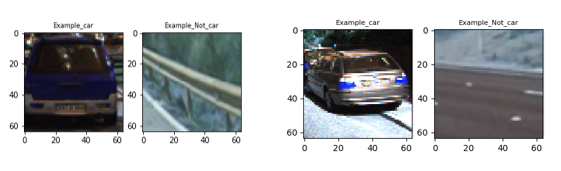
#> input picture car_not_car.png, 561 x 171 px
$ python -i required_functions.py   (imports and definitions only)   (older library calls are emulated)
#> lines starting #> are read from the running program, lines starting #| are printed output that depends on the picture
#import the required modules and functions
import cv2
import numpy as np
from skimage.feature import hog
from scipy.ndimage.measurements import label


# Function to return hog features with or without visualisation
def get_hog_features(img, orient, pix_per_cell, cell_per_block,
                        vis=False, feature_vec=True):
    # output for vis==True
    if vis == True:
        features, hog_image = hog(img, orientations=orient,
                                  pixels_per_cell=(pix_per_cell, pix_per_cell),
                                  cells_per_block=(cell_per_block, cell_per_block),
                                  transform_sqrt=True,
                                  visualise=vis, feature_vector=feature_vec)
        return features, hog_image
    # output for vis==False
    else:
        features = hog(img, orientations=orient,
                       pixels_per_cell=(pix_per_cell, pix_per_cell),
                       cells_per_block=(cell_per_block, cell_per_block),
                       transform_sqrt=True,
                       visualise=vis, feature_vector=feature_vec)
        return features


# Function for converting colorspaces (if required) and returing spatial features
def bin_spatial(img, color_space='RGB',spatial_size=(32, 32)):
    # Convert image to new color space (if specified)
    feature_image = img
    if color_space != 'RGB':
        if color_space == 'HSV':
            feature_image = cv2.cvtColor(img, cv2.COLOR_RGB2HSV)
        elif color_space == 'LUV':
            feature_image = cv2.cvtColor(img, cv2.COLOR_RGB2LUV)
        elif color_space == 'HLS':
            feature_image = cv2.cvtColor(img, cv2.COLOR_RGB2HLS)
        elif color_space == 'YUV':
            feature_image = cv2.cvtColor(img, cv2.COLOR_RGB2YUV)
        elif color_space == 'YCrCb':
            feature_image = cv2.cvtColor(img, cv2.COLOR_RGB2YCrCb)
    else: feature_image = np.copy(img)
    # Use cv2.resize().ravel() to create the feature vector
    features = cv2.resize(feature_image,spatial_size).ravel()
    # Return the feature vector
    return features


#Function to compute color histogram features
def color_hist(img, nbins=32, bins_range=(0, 256)):
    # Compute the histogram of the color channels separately
    channel1_hist = np.histogram(img[:,:,0], bins=nbins, range=bins_range)
    channel2_hist = np.histogram(img[:,:,1], bins=nbins, range=bins_range)
    channel3_hist = np.histogram(img[:,:,2], bins=nbins, range=bins_range)
    # Concatenate the histograms into a single feature vector
    hist_features = np.concatenate((channel1_hist[0], channel2_hist[0], channel3_hist[0]))
    #Return histogram feature vector
    return hist_features


# Single function to extract features from a list of images
# This function will in turn call bin_spatial() and color_hist()
# The input to this function is a file containing the path to the images
# [61 lines left out: functions extract_features, convert_color, not called in this run]

#Function for calculating the average / mean
def mean(numbers):
    return float(sum(numbers)) / max(len(numbers), 1)


# A function that takes an image,
# start and stop positions in both x and y,
# window size (x and y dimensions),
# and overlap fraction (for both x and y)
# This function will return a list of sliding window co-ordinates with
#specified window size, overlap and x,y start and stop positions
# [49 lines left out: functions slide_window, draw_boxes, not called in this run]


#This function is same as the extract_features function but
#this is applicable for processing a single image.
#extract_features is applicable on a file with a list of image references

def single_img_features(img, color_space='YCrCb', spatial_size=(32, 32),
                        hist_bins=32, orient=9,
                        pix_per_cell=8, cell_per_block=2, hog_channel=0,
                        spatial_feat=True, hist_feat=True, hog_feat=True):
    #1) Define an empty list to receive features
    img_features = []
    #2) Apply color conversion if other than 'RGB'
    if color_space != 'RGB':
        if color_space == 'HSV':
            feature_image = cv2.cvtColor(img, cv2.COLOR_RGB2HSV)
        elif color_space == 'LUV':
            feature_image = cv2.cvtColor(img, cv2.COLOR_RGB2LUV)
        elif color_space == 'HLS':
            feature_image = cv2.cvtColor(img, cv2.COLOR_RGB2HLS)
        elif color_space == 'YUV':
            feature_image = cv2.cvtColor(img, cv2.COLOR_RGB2YUV)
        elif color_space == 'YCrCb':
            feature_image = cv2.cvtColor(img, cv2.COLOR_RGB2YCrCb)
    else: feature_image = np.copy(img)
    #3) Compute spatial features if flag is set
    if spatial_feat == True:
        spatial_features = bin_spatial(feature_image,spatial_size)
        #4) Append features to list
        img_features.append(spatial_features)
    #5) Compute histogram features if flag is set
    if hist_feat == True:
        hist_features = color_hist(feature_image, nbins=hist_bins)
        #6) Append features to list
        img_features.append(hist_features)
    #7) Compute HOG features if flag is set
    if hog_feat == True:
        if hog_channel == 'ALL':
            hog_features = []
            for channel in range(feature_image.shape[2]):
                hog_features.extend(get_hog_features(feature_image[:,:,channel],
                                    orient, pix_per_cell, cell_per_block,
                                    vis=False, feature_vec=True))
        else:
            hog_features = get_hog_features(feature_image[:,:,hog_channel], orient,
                        pix_per_cell, cell_per_block, vis=False, feature_vec=True)
        #8) Append features to list
        img_features.append(hog_features)

    #9) Return concatenated array of features
    return np.concatenate(img_features)


#Function which takes as inputs an image and the output of slide_windows()
#This function will take an  image patch and predict if a car
#is present or not. If a car is present in an image patch,it's co-ordinates will be appended
#to the on_windows list
# [68 lines left out: functions search_windows, add_heat, apply_threshold, draw_labeled_bboxes, not called in this run]

>>> import cv2
>>> picture = cv2.cvtColor(cv2.imread('car_not_car.png'), cv2.COLOR_BGR2RGB)
>>> result = single_img_features(picture)
#> in single_img_features, `feature_image = cv2.cvtColor(img, cv2.COLOR_RGB2YCrCb)`: feature_image: shape (171, 561, 3); mean of channels 0, 1, 2 177.7, 126.8, 129.2
#> in bin_spatial, `features = cv2.resize(feature_image,spatial_size).ravel()`: features = 3072 values, max 255 at index 0, min 9 at index 2115, mean 142.8
#> in single_img_features, `spatial_features = bin_spatial(feature_image,spatial_size)`: spatial_features has the same summary as features in bin_spatial
#> in color_hist, `hist_features = np.concatenate((channel1_hist[0], channel2_hist[0], ch..`: hist_features = 96 values, max 71090 at index 80, min 0 at index 32, mean 2997.8
#> in get_hog_features, `features = hog(img, orientations=orient, pixels_per_cell=(pix_per_cell..`:
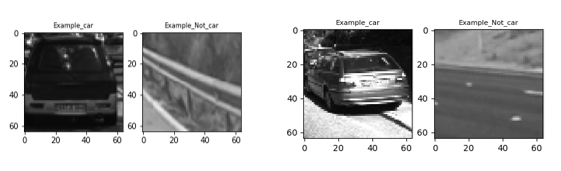
#> img: shape (171, 561); min 0, max 255, mean 177.7

$ run again, on color_feature.png
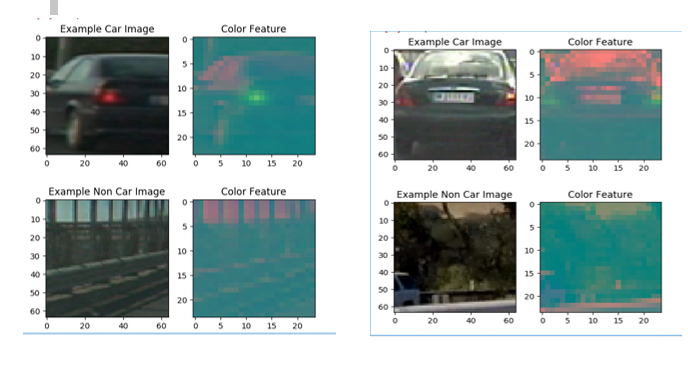
#> input picture color_feature.png, 688 x 367 px
#> feature_image: shape (367, 688, 3); mean of channels 0, 1, 2 175.7, 121, 129.9
#> features = 3072 values, max 255 at index 0, min 4 at index 1977, mean 140.4
#> spatial_features has the same summary as features in bin_spatial
#> in color_hist, `hist_features = np.concatenate((channel1_hist[0], channel2_hist[0], ch..`: hist_features = 96 values, max 165951 at index 80, min 0 at index 32, mean 7890.5
#> in get_hog_features, `features = hog(img, orientations=orient, pixels_per_cell=(pix_per_cell..`:
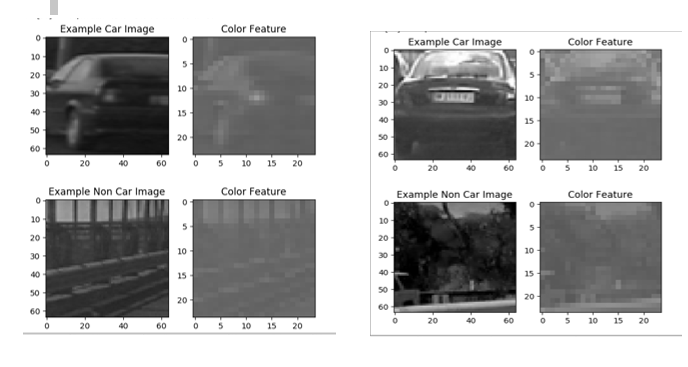
#> img: shape (367, 688); min 0, max 255, mean 175.7

$ run again, on hog_visual.png
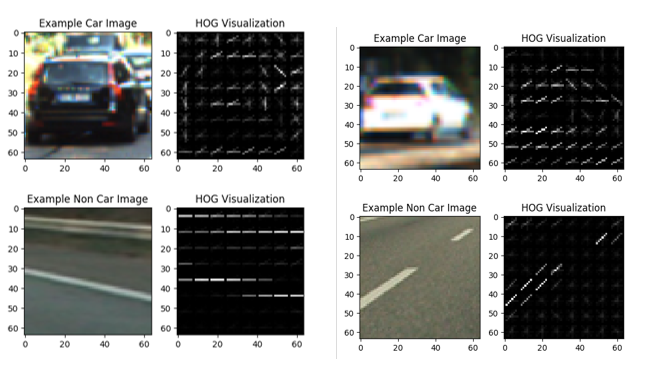
#> input picture hog_visual.png, 660 x 390 px
#> feature_image: shape (390, 660, 3); mean of channels 0, 1, 2 155, 127.9, 127.1
#> features = 3072 values, max 255 at index 0, min 0 at index 321, mean 137.6
#> spatial_features has the same summary as features in bin_spatial
#> in color_hist, `hist_features = np.concatenate((channel1_hist[0], channel2_hist[0], ch..`: hist_features = 96 values, max 222043 at index 48, min 0 at index 32, mean 8043.8
#> in get_hog_features, `features = hog(img, orientations=orient, pixels_per_cell=(pix_per_cell..`:
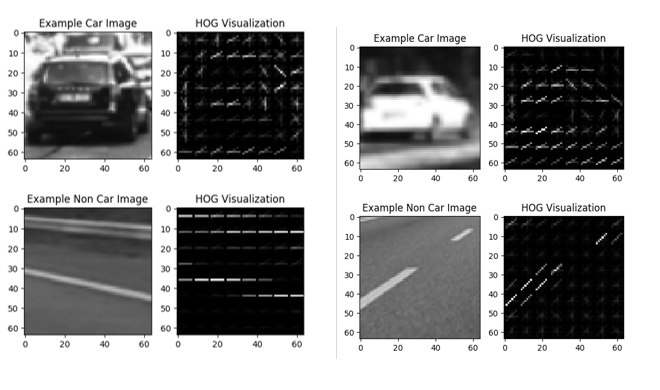
#> img: shape (390, 660); min 0, max 255, mean 155
